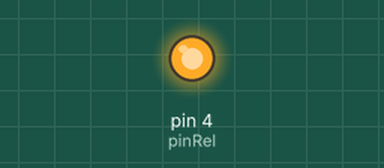
The sketch below on a simulated Arduino Uno, built with avr-gcc and run on an emulated ATmega328P. Parts: output pins drawn as LEDs (lit = HIGH).

Above: at 1.6 s.
At 4.6 s:
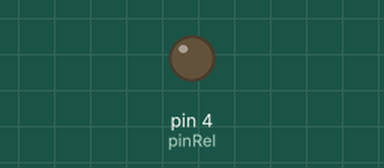
Timing chart, 0 to 7.9 s (numbered marks = the images above):
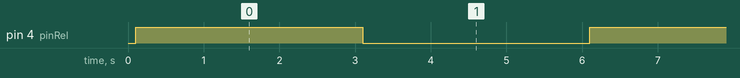

The sketch:

practica9.ino
```cpp
const byte pinRel = 4;


void setup() {
  // put your setup code here, to run once:
  Serial.begin(9600);
  pinMode(pinRel, OUTPUT);
  delay(100);
}

void loop() {
  // put your main code here, to run repeatedly:
  digitalWrite(pinRel, HIGH);
  delay(3000);
  digitalWrite(pinRel, LOW);
  delay(3000);
}
```

Measured:
- by itself, pin 4 (pinRel): alternates HIGH for 3.0 s and LOW for 3.0 s
